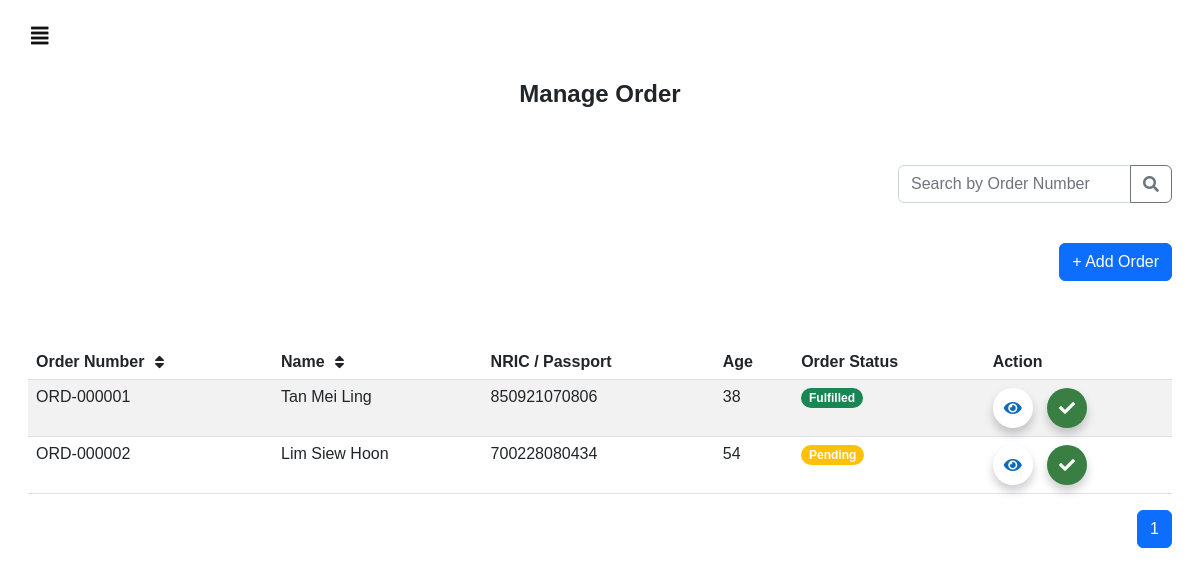
/medicationOrder/, run on an earlier commit of the app's database.
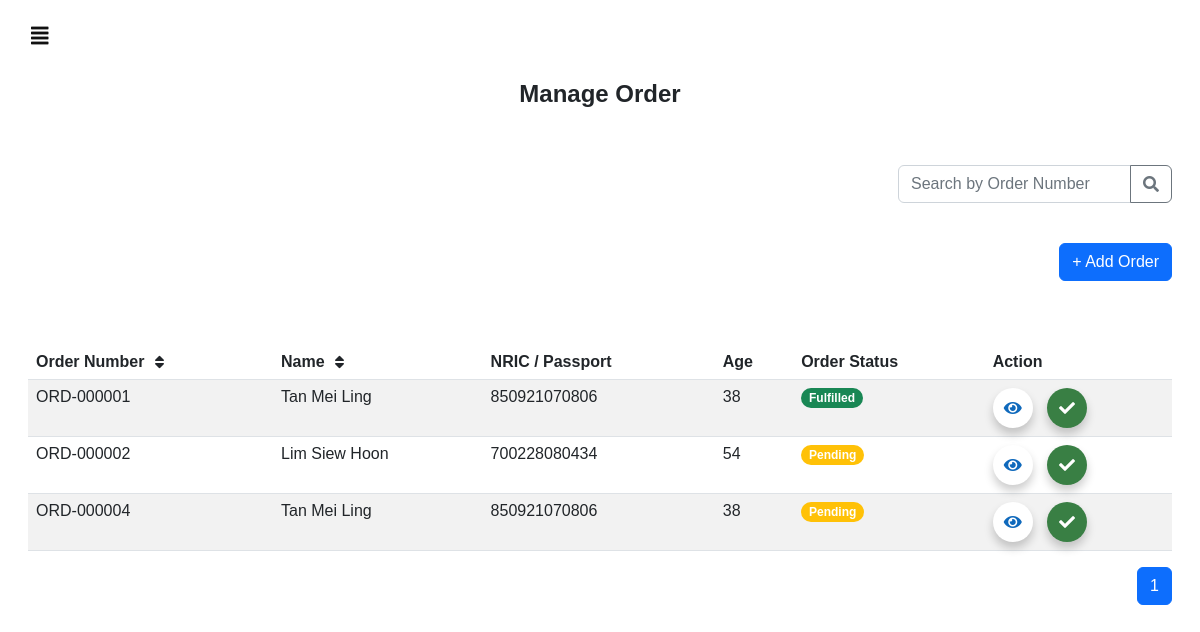
And on a later commit of the database.
### users/models.py (models this page shows, shortened)
class MedicationOrder(models.Model):
    STATUS_CHOICES =(
        ('Pending', 'Pending'),
        ('Fulfilled', 'Fulfilled'),
    )
    order_number = models.CharField(max_length=20, blank=True, null=True)
    order_status = models.CharField(max_length = 10, choices = STATUS_CHOICES, default='Pending')
    patient = models.ForeignKey(Patient, on_delete=models.CASCADE)
    medications = models.ManyToManyField(Medication, through='OrderItem')
    created_at = models.DateTimeField(auto_now_add=True)

class Patient(models.Model):
    fullname = models.CharField(max_length=100)
    nric_passport = models.CharField(max_length=20, unique=True)
    dob = models.DateField()
    age = models.IntegerField()
    created_at = models.DateTimeField(auto_now_add=True)
    deleted = models.BooleanField(default=False)
    allergies = models.ManyToManyField(Property, related_name='patients_with_allergy')

### users/views.py (the view)
# urls.py: path('medicationOrder/', views.medicationOrder, name="medicationOrder"),
def medicationOrder(request):
    patients = Patient.objects.filter(deleted=False).order_by('created_at')
    medications = Medication.objects.all()
    medication_orders = MedicationOrder.objects.all()
    order_items = OrderItem.objects.all()
    paginator = Paginator(medication_orders,10)
    page_number = request.GET.get('page')
    page = paginator.get_page(page_number)
    max_pages = paginator.num_pages
    current_page = page.number
    page_range = range(max(1, current_page - 2), min(max_pages, current_page + 2) + 1)
    context={
        'patients': patients,
        'medications': medications,
        'medication_orders': page,
        'order_items': order_items,
        'page_range': page_range,
    }
    return render (request, 'medicationOrder.html', context)

### templates/medicationOrder.html (shortened to what this page needs)
{% extends "sidebar.html" %}
{% block content %}
<html>
    <head>
    </head>
    <body>
        <br>
        <h4><center><b>Manage Order</b></center></h4>
        <br><br>
        <div class="row justify-content-end">
            <div class="col-auto">
                <div class="input-group mb-3">
                    <input type="text" class="form-control" placeholder="Search by Order Number" id="searchInput">
                    <button class="btn btn-outline-secondary" type="button" id="searchButton">
                        <i class="fas fa-search"></i>
                    </button>
                </div>
            </div>
        </div>
        <br>
        <div class="row justify-content-end">
            <div class="col-auto">
                <button type="button" class="btn btn-primary mb-3">
                    <a href="{% url 'addOrder' %}" class="addOrderButton">+ Add Order</a>
                </button>
            </div>
        </div>
        <br><br>
        <table id="order_table" class="table table-striped">
            <thead>
                <tr>
                    <th onclick="sortTable(0)">
                        <div class="header-wrapper">
                            <span>
                                Order Number
                                <i class="fas fa-sort" style="margin-left: 10px;"></i>
                            </span>
                        </div>
                    </th>
                    <th onclick="sortTable(1)">
                        <div class="header-wrapper">
                            <span>
                                Name
                                <i class="fas fa-sort" style="margin-left: 10px;"></i>
                            </span>
                        </div>
                    </th>
                    <th>NRIC / Passport</th>
                    <th>Age</th>
                    <th>Order Status</th>
                    <th>Action</th>
                </tr>
            </thead>
            <tbody>
                {% for medOrder in medication_orders %}
                <tr>
                    <td>{{ medOrder.order_number }}</td>
                    <td>{{ medOrder.patient.fullname }}</td>
                    <td>{{ medOrder.patient.nric_passport }}</td>
                    <td>{{ medOrder.patient.age }}</td>
                    <td>
                        {% if medOrder.order_status == 'Pending' %}
                            <span class="badge rounded-pill bg-warning">Pending</span>
                        {% elif medOrder.order_status == "Fulfilled" %}
                            <span class="badge rounded-pill bg-success">Fulfilled</span>
                        {% endif %}
                    </td>
                    <td class="action-buttons">
                        <button type="button" class="btn btn primary view-icon-btn" data-bs-toggle="modal" data-bs-target="#viewOrderModal{{ medOrder.id }}" title="viewOrder"><i class="fas fa-eye"></i></button>
                        <button type="button" class="btn btn primary complete-order-btn" data-bs-toggle="modal" data-bs-target="#completeOrderModal{{ medOrder.id }}" title="completeOrder"><i class="fas fa-check"></i></button>
                    </td>
                </tr>
                {% endfor %}
            </tbody>
        </table>
        <nav aria-label="Page navigation example">
            <ul class="pagination justify-content-end">
                {% for i in page_range %}
                    {% if i == medication_orders.number %}
                    <li class="page-item active">
                        <span class="page-link">{{ i }}</span>
                    </li>
                    {% else %}
                    <li class="page-item">
                        <a class="page-link" href="?page={{ i }}">{{ i }}</a>
                    </li>
                    {% endif %}
                {% endfor %}
            </ul>
        </nav>
    </body>
</html>
{% endblock %}

### templates/sidebar.html (shortened to what this page needs)
<html>
    <link rel="stylesheet" href="https://use.fontawesome.com/releases/v5.0.13/css/all.css">
    <link rel="stylesheet" href="https://cdn.jsdelivr.net/npm/bootstrap@5.2.3/dist/css/bootstrap.min.css">
    <body>
        <div id="main">
            {% load static %}
            <button class="openButton" onclick="openSideBar()">
                <i class="fas fa-align-justify"></i>
            </button>
            <div class="container-fluid">
                {% block content %}{% endblock %}
            </div>
        </div>
    </body>
</html>

### templates/sidebar.html (style rules this page uses)
body { font-family: "Arial", sans-serif; }
.openButton { font-size: 20px; cursor: pointer; background-color: white; color: #111; padding: 10px 15px; border: none; }
#main { transition: margin-left .5s; padding: 16px; }

### templates/medicationOrder.html (style rules this page uses)
body { font-family: "Arial", sans-serif; }
.addOrderButton { color: white; text-decoration: none; }
.view-icon-btn { display: inline-block; color: #0f69bc !important; text-decoration: none; background-color: #ffffff !important; border: #ffffff !important; box-shadow: 0 6px 10px rgba(0, 0, 0, 0.2); border-radius: 50%; width: 40px; height: 40px; padding: 0; }
.complete-order-btn { display: inline-block; color: #ffffff !important; text-decoration: none; background-color: #397f44!important; border: #397f44 !important; box-shadow: 0 6px 10px rgba(0, 0, 0, 0.2); border-radius: 50%; width: 40px; height: 40px; padding: 0; margin-left: 10px; }
th { cursor: pointer; }
.header-wrapper { display: flex; align-items: center; }
.header-wrapper span { flex-grow: 1; display: flex; align-items: center; }
.header-wrapper i { margin-left: 4px; }

What changed in the data, as far as the page shows it:
added MedicationOrder: order_number "ORD-000004", patient.fullname "Tan Mei Ling", patient.nric_passport "850921070806", patient.age "38", order_status "Pending"
